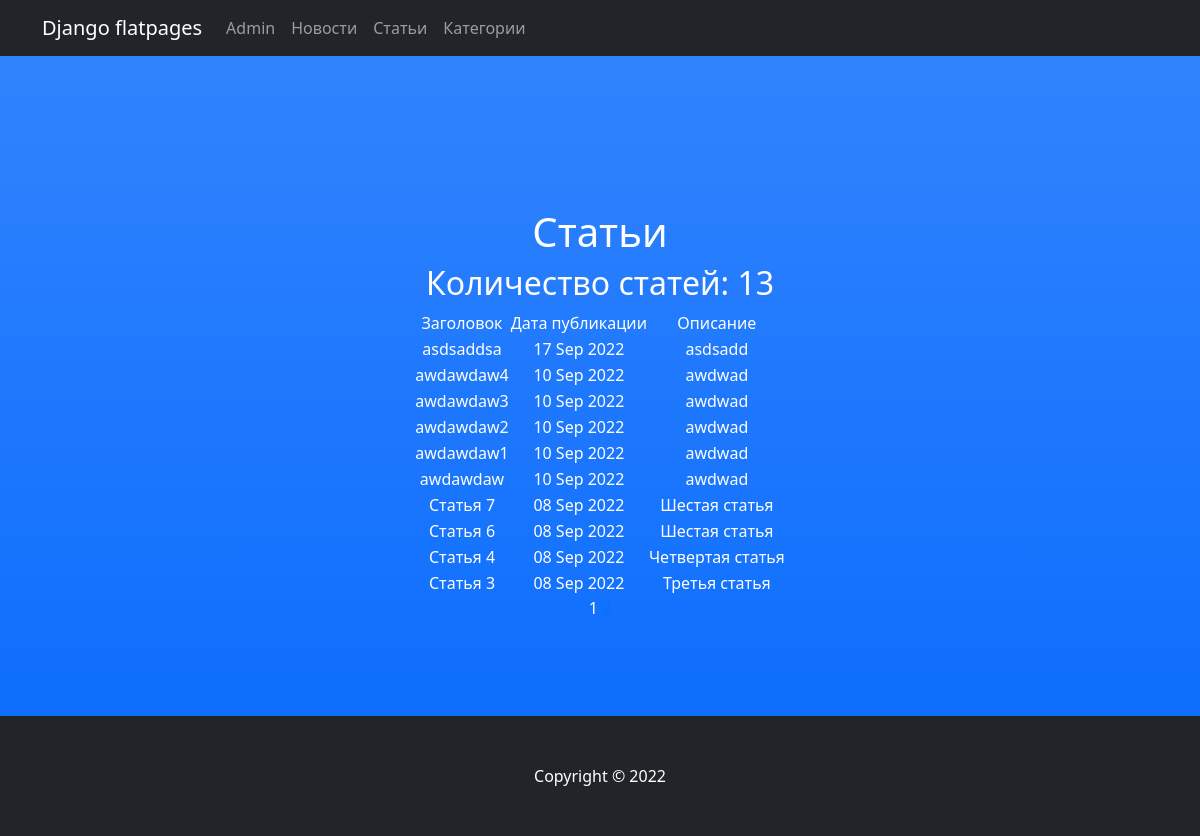
The app's page /articles/ with its own data.
### newsapp/models.py (models this page shows, shortened)
class Post(models.Model):
    head = models.CharField(max_length=255, unique=True)
    text = models.TextField()
    rate = models.IntegerField(default=0)
    type = models.BooleanField(default=False)  # False - новость, True - статья
    time = models.DateTimeField(auto_now_add=True)
    author = models.ForeignKey(Author, on_delete=models.CASCADE)
    category = models.ManyToManyField(Category, through='PostCategory')

### newsapp/views.py (the view)
class Articles(ListView):
    queryset = Post.objects.filter(type=1)
    ordering = '-time'
    template_name = 'articles.html'
    context_object_name = 'articles'
    paginate_by = 10
    def get_context_data(self, **kwargs):
        context = super().get_context_data(**kwargs)
        a = Post.objects.all()
        context['amount'] = 0
        for i in a:
            if i.type == 1:
                context['amount'] += 1
        return context

### newsapp/templatetags/custom_filters.py (called while the page is built)
@register.filter()
def censor(value):
    bad = [
        'жопа', 'Жопа',
        'херня', 'Херня',
        'чмо', 'Чмо'
    ]
    for i in bad:
        if i in value:
            value = value.replace(i[1:], '*' * (len(i) - 1))
    return f'{value}'

### templates/articles.html (shortened to what this page needs)
{% extends 'flatpages/default.html' %}
{% load custom_filters %}
{% block content %}
<h1>Статьи</h1>
{% if articles %}
<h2>Количество статей: {{ amount }}</h2>
<table align="center">
    <tr>
        <td>
            Заголовок
        </td>
        <td>
            Дата публикации
        </td>
        <td>
            Описание
        </td>
    </tr>
    {% for i in articles %}
    {% if i.type == 1 %}
    <tr>
        <td>{{ i.head|censor }}</td>
        <td>{{ i.time|date:'d M Y' }}</td>
        <td>{{ i.text|truncatechars:20|censor }}</td>
    </tr>
    {% endif %}
    {% endfor %}
</table>
{% else %}
<h2>Статей нет!</h2>
{% endif %}
   {{ page_obj.number }}
   {% if page_obj.has_next %}
       <a href="?page={{ page_obj.next_page_number }}">{{ page_obj.next_page_number }}</a>
   {% endif %}
{% endblock content %}

### templates/flatpages/default.html (shortened to what this page needs)
<!DOCTYPE html>
<html lang="en">
    <head>
        {% load static %}
        <link href="{% static 'css/styles.css' %}" rel="stylesheet" />
    </head>
    <body id="page-top">
        <nav class="navbar navbar-expand-lg navbar-dark bg-dark static-top">
            <div class="container">
                <a class="navbar-brand" href="http://127.0.0.1:8000/">Django flatpages</a>
            <div class="collapse navbar-collapse" id="navbarResponsive">
                <ul class="navbar-nav ml-auto">
                    <li class="nav-item">
                        <a class="nav-link" href="/admin/">Admin</a>
                    </li>
                    <li class="nav-item">
                        <a class="nav-link" href="/news/">Новости</a>
                    </li>
                    <li class="nav-item">
                        <a class="nav-link" href="/articles/">Статьи</a>
                    </li>
                    <li class="nav-item">
                        <a class="nav-link" href="/category/">Категории</a>
                    </li>
                </ul>
            </div>
        </div>
    </nav>
        <header class="bg-primary bg-gradient text-white">
            <div class="container">
                <div class="row">
                    <div class="col-lg-12 text-center">
                        {% block content %}{% endblock content %}
                    </div>
                </div>
            </div>
        </header>
        <footer class="py-5 bg-dark">
            <div class="container px-4"><p class="m-0 text-center text-white">Copyright &copy; 2022</p></div>
        </footer>
    </body>
</html>

### records on screen
Post: head|censor "asdsaddsa", time "17 Sep 2022", text|censor "asdsadd"
Post: head|censor "awdawdaw4", time "10 Sep 2022", text|censor "awdwad"
Post: head|censor "awdawdaw3", time "10 Sep 2022", text|censor "awdwad"
Post: head|censor "awdawdaw2", time "10 Sep 2022", text|censor "awdwad"
Post: head|censor "awdawdaw1", time "10 Sep 2022", text|censor "awdwad"
Post: head|censor "awdawdaw", time "10 Sep 2022", text|censor "awdwad"
Post: head|censor "Статья 7", time "08 Sep 2022", text|censor "Шестая статья"
Post: head|censor "Статья 6", time "08 Sep 2022", text|censor "Шестая статья"
Post: head|censor "Статья 4", time "08 Sep 2022", text|censor "Четвертая статья"
Post: head|censor "Статья 3", time "08 Sep 2022", text|censor "Третья статья"

### other values on screen
{{ amount }} "13"
{{ page_obj.number }} "1"
